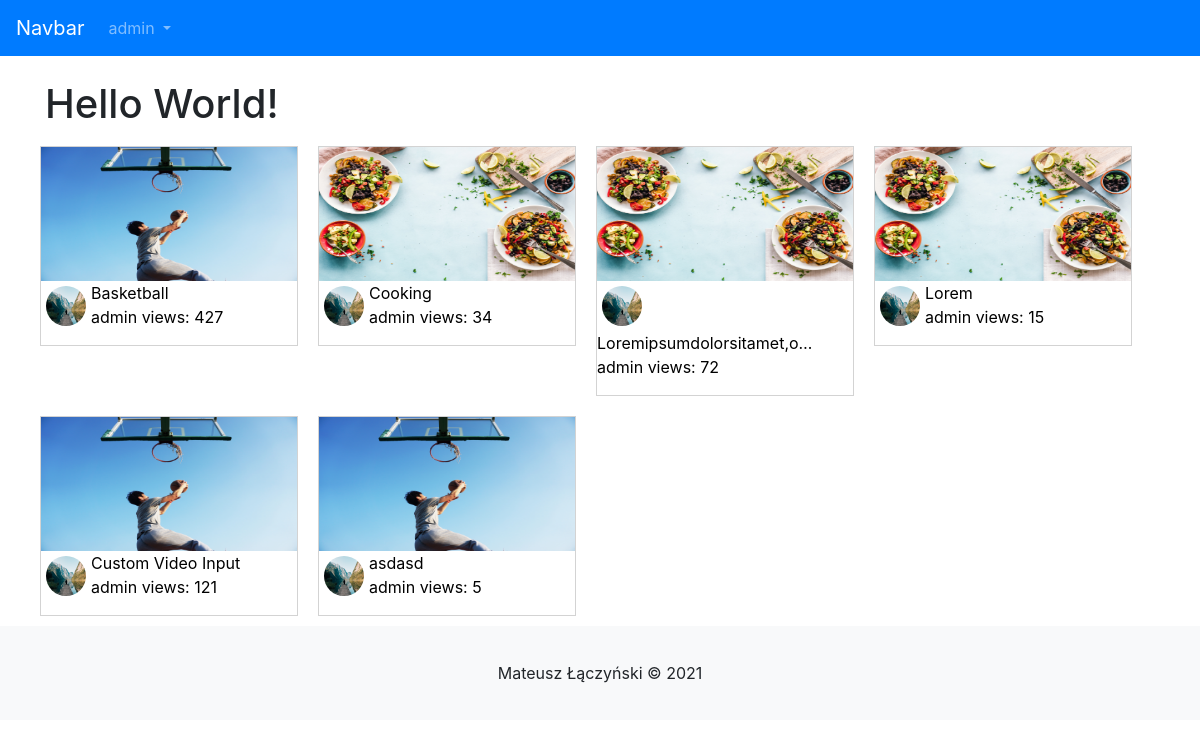
The app's page / (signed in) with its own data.
### videos/models.py (models this page shows, shortened)
class Video(models.Model):
    title = models.CharField(max_length=120)
    description = models.TextField(max_length=1500)
    video = models.FileField(upload_to="videos")
    slug = models.SlugField(blank=True, null=True, unique=True)
    date = models.DateField(default=timezone.now)
    thumbnail = models.ImageField(upload_to="thumbnails")
    views = models.IntegerField(default=0)
    author = models.ForeignKey(User, on_delete=models.CASCADE, null=True,blank=True, related_name="author")
    likes = models.ManyToManyField(User, blank=True, related_name="video")
    def get_absolute_url(self):
        return f"/watch/{self.slug}/"

### profiles/models.py (models this page shows, shortened)
class Profile(models.Model):
    user = models.OneToOneField(User, on_delete=models.CASCADE)
    bio = models.TextField(blank=True, max_length=2000)
    birth_date = models.DateTimeField(null=True, blank=True)
    image = models.ImageField(upload_to="profile_pictures", default="profile_pictures/default.jpg")

### videos/views.py (the view)
# urls.py: path('', home, name="home"),
def home(request):
    videos = Video.objects.all()
    context = {
        "videos":videos,
    }
    return render(request,'home.html', context)

### templates/home.html (shortened to what this page needs)
{% extends "base.html"%}
{% block 'content' %}
    <h1>Hello World!</h1>
    <div class="row">
        {% for video in videos %}
                <a href="{{video.get_absolute_url}}" style="text-decoration: none;">
                    <div class="video-home-card">
                            <img style="float: left;" src="{{video.thumbnail.url}}" width="256" height="134">
                            <br>
                            <img style="float:left; border-radius:50%; padding:5px" src="{{video.author.profile.image.url}}" width="50" height="50">
                            <p style="color:black; text-decoration: none"><br>{{video.title | truncatechars:25}}<br>
                                {{video.author}} views: {{video.views}}
                            </p>
                    </div>
                </a>
        {% endfor %}
    </div>
{% endblock %}

### templates/base.html (shortened to what this page needs)
{% load static %}
<!DOCTYPE html>
<html lang="en">
<head>
    <link rel="stylesheet" href="https://stackpath.bootstrapcdn.com/bootstrap/4.3.1/css/bootstrap.min.css">
    <link rel="stylesheet" type="text/css" href="{% static 'style.css' %}">
</head>
<body>
<nav class="navbar navbar-expand-lg navbar-dark bg-primary">
  <a class="navbar-brand" href="{% url 'home' %}">Navbar</a>
  <div class="collapse navbar-collapse" id="navbarNavDropdown">
    <ul class="navbar-nav">
    {% if user.is_authenticated%}
      <li class="nav-item dropdown">
        <a class="nav-link dropdown-toggle" href="#" id="navbarDropdownMenuLink" data-toggle="dropdown" aria-haspopup="true" aria-expanded="false">
          {{user.username}}
        </a>
      </li>
    {% endif %}
    </ul>
  </div>
</nav>
<br>
    <div class="container">
        {% block 'content' %}{% endblock %}
    </div>
    <footer class="bg-light text-center text-lg-start">
      <p style="padding:35px;">Mateusz Łączyński © 2021</p>
    </footer>
</body>
</html>

### static/style.css (style rules this page uses)
.video-home-card { float: left; margin:10px; border: 1px solid lightgray; }

### records on screen
Video: thumbnail (picture), author.profile.image (placeholder picture), title "Basketball", author "admin", views "427"
Video: thumbnail (picture), author.profile.image (placeholder picture), title "Cooking", author "admin", views "34"
Video: thumbnail (picture), author.profile.image (placeholder picture), title "Loremipsumdolorsitamet,o…", author "admin", views "72"
Video: thumbnail (picture), author.profile.image (placeholder picture), title "Lorem", author "admin", views "15"
Video: thumbnail (picture), author.profile.image (placeholder picture), title "Custom Video Input", author "admin", views "121"
Video: thumbnail (picture), author.profile.image (placeholder picture), title "asdasd", author "admin", views "5"

### other values on screen
{{ user.username }} "admin"
